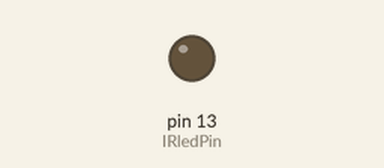
This sketch was run on a simulated Arduino Uno, built with avr-gcc and run on an emulated ATmega328P. Parts: output pins drawn as LEDs (lit = HIGH). What the sketch prints to the serial monitor is not drawn.

Above: at 0.4 s.
Timing chart, 0 to 1.9 s (numbered marks = the images above):
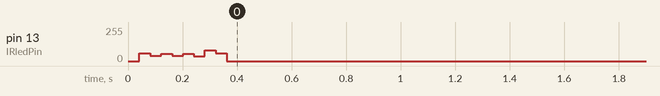

The sketch:

ligartv.ino
```cpp
int IRledPin = 13;

void setup() {
  pinMode(IRledPin, OUTPUT);
  Serial.begin(9600);

  Serial.println("Enviando sinal IR...");

  SendChannelUpCodeLigarTV();

}

void loop() {
}


void pulseIR(long microsecs) {
  cli();
  while (microsecs > 0) {
    digitalWrite(IRledPin, HIGH);
    delayMicroseconds(10);
    digitalWrite(IRledPin, LOW);
    delayMicroseconds(10);
    microsecs -= 26;
  }
  sei();
}


void SendChannelUpCodeLigarTV(){
delayMicroseconds(50672);
pulseIR(9320);
delayMicroseconds(4600);
pulseIR(620);
delayMicroseconds(540);
pulseIR(580);
delayMicroseconds(1780);
pulseIR(560);
delayMicroseconds(560);
pulseIR(580);
delayMicroseconds(1780);
pulseIR(580);
delayMicroseconds(540);
pulseIR(580);
delayMicroseconds(1760);
pulseIR(600);
delayMicroseconds(1720);
pulseIR(580);
delayMicroseconds(1740);
pulseIR(580);
delayMicroseconds(1740);
pulseIR(580);
delayMicroseconds(1740);
pulseIR(580);
delayMicroseconds(1740);
pulseIR(580);
delayMicroseconds(540);
pulseIR(620);
delayMicroseconds(560);
pulseIR(600);
delayMicroseconds(560);
pulseIR(600);
delayMicroseconds(1740);
pulseIR(580);
delayMicroseconds(1740);
pulseIR(580);
delayMicroseconds(1740);
pulseIR(580);
delayMicroseconds(1720);
pulseIR(580);
delayMicroseconds(1740);
pulseIR(580);
delayMicroseconds(560);
pulseIR(600);
delayMicroseconds(1740);
pulseIR(580);
delayMicroseconds(560);
pulseIR(600);
delayMicroseconds(560);
pulseIR(600);
delayMicroseconds(560);
pulseIR(600);
delayMicroseconds(560);
pulseIR(600);
delayMicroseconds(560);
pulseIR(620);
delayMicroseconds(540);
pulseIR(620);
delayMicroseconds(1740);
pulseIR(560);
delayMicroseconds(560);
pulseIR(600);
delayMicroseconds(1760);
pulseIR(560);
delayMicroseconds(1740);
pulseIR(580);
delayMicroseconds(1740);
pulseIR(580);
delayMicroseconds(38920);
pulseIR(9320);
delayMicroseconds(4620);
pulseIR(600);
pulseIR(620);
delayMicroseconds(1740);
pulseIR(580);
delayMicroseconds(560);
pulseIR(600);
delayMicroseconds(1740);
pulseIR(560);
delayMicroseconds(600);
pulseIR(560);
delayMicroseconds(1760);
pulseIR(560);
delayMicroseconds(1740);
pulseIR(580);
delayMicroseconds(1740);
pulseIR(580);
delayMicroseconds(1740);
pulseIR(580);
delayMicroseconds(1740);
pulseIR(580);
delayMicroseconds(1740);
pulseIR(580);
delayMicroseconds(560);
pulseIR(600);
delayMicroseconds(580);
pulseIR(580);
delayMicroseconds(580);
pulseIR(580);
delayMicroseconds(1740);
pulseIR(580);
delayMicroseconds(1740);
pulseIR(580);
delayMicroseconds(1740);
pulseIR(560);
delayMicroseconds(1740);
pulseIR(580);
delayMicroseconds(1740);
pulseIR(580);
delayMicroseconds(560);
pulseIR(600);
delayMicroseconds(1740);
pulseIR(580);
delayMicroseconds(580);
pulseIR(580);
delayMicroseconds(580);
pulseIR(580);
delayMicroseconds(1740);
pulseIR(580);
delayMicroseconds(560);
pulseIR(600);
delayMicroseconds(560);
pulseIR(600);
delayMicroseconds(560);
pulseIR(600);
delayMicroseconds(1740);
pulseIR(580);
delayMicroseconds(560);
pulseIR(600);
delayMicroseconds(1740);
pulseIR(580);
delayMicroseconds(1740);
pulseIR(580);
delayMicroseconds(560);
pulseIR(600);
delayMicroseconds(38920);
pulseIR(9320);
delayMicroseconds(4620);
pulseIR(600);
delayMicroseconds(560);
pulseIR(600);
delayMicroseconds(1740);
pulseIR(580);
delayMicroseconds(540);
pulseIR(620);
delayMicroseconds(1740);
pulseIR(580);
delayMicroseconds(540);
pulseIR(620);
delayMicroseconds(1720);
pulseIR(580);
delayMicroseconds(1740);
pulseIR(580);
delayMicroseconds(1720);
pulseIR(600);
delayMicroseconds(1720);
pulseIR(600);
delayMicroseconds(1720);
pulseIR(600);
delayMicroseconds(1720);
pulseIR(600);
delayMicroseconds(560);
pulseIR(600);
delayMicroseconds(560);
pulseIR(600);
delayMicroseconds(560);
pulseIR(600);
delayMicroseconds(1720);
pulseIR(600);
delayMicroseconds(1720);
pulseIR(600);
delayMicroseconds(1720);
pulseIR(600);
delayMicroseconds(1720);
pulseIR(600);
delayMicroseconds(1700);
pulseIR(620);
delayMicroseconds(540);
pulseIR(620);
delayMicroseconds(1700);
pulseIR(620);
delayMicroseconds(540);
pulseIR(620);
delayMicroseconds(560);
pulseIR(600);
delayMicroseconds(1700);
pulseIR(600);
delayMicroseconds(580);
pulseIR(600);
delayMicroseconds(560);
pulseIR(600);
delayMicroseconds(540);
pulseIR(620);
delayMicroseconds(1700);
pulseIR(620);
delayMicroseconds(560);
pulseIR(600);
delayMicroseconds(1700);
pulseIR(600);
delayMicroseconds(28664);
pulseIR(1000);
delayMicroseconds(58928);
pulseIR(41424);
}
```

Measured:
- by itself, pin 13 (IRledPin): 57/255 → 0/255 at 0.08 s
